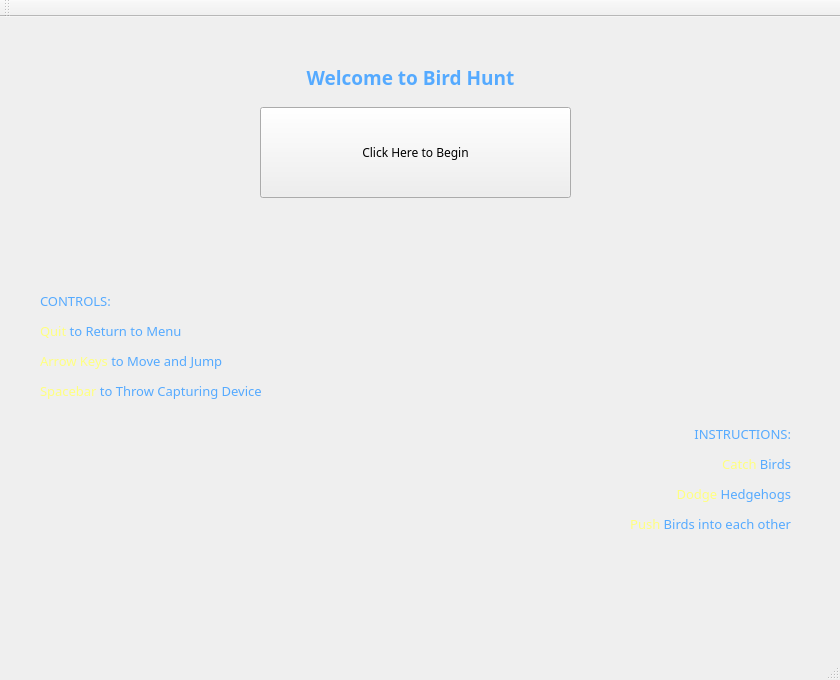
<?xml version="1.0" encoding="UTF-8"?>
<ui version="4.0">
 <class>MainWindow</class>
 <widget class="QMainWindow" name="MainWindow">
  <property name="geometry">
   <rect>
    <x>0</x>
    <y>0</y>
    <width>840</width>
    <height>680</height>
   </rect>
  </property>
  <property name="minimumSize">
   <size>
    <width>300</width>
    <height>300</height>
   </size>
  </property>
  <property name="windowTitle">
   <string>Flock Hunt</string>
  </property>
  <widget class="QWidget" name="centralWidget">
   <widget class="QPushButton" name="pushButton">
    <property name="geometry">
     <rect>
      <x>260</x>
      <y>90</y>
      <width>311</width>
      <height>91</height>
     </rect>
    </property>
    <property name="font">
     <font>
      <family>AR JULIAN</family>
     </font>
    </property>
    <property name="cursor">
     <cursorShape>PointingHandCursor</cursorShape>
    </property>
    <property name="mouseTracking">
     <bool>false</bool>
    </property>
    <property name="autoFillBackground">
     <bool>false</bool>
    </property>
    <property name="text">
     <string>Click Here to Begin</string>
    </property>
   </widget>
   <widget class="QLabel" name="label">
    <property name="geometry">
     <rect>
      <x>130</x>
      <y>30</y>
      <width>561</width>
      <height>61</height>
     </rect>
    </property>
    <property name="sizePolicy">
     <sizepolicy hsizetype="Expanding" vsizetype="Expanding">
      <horstretch>0</horstretch>
      <verstretch>0</verstretch>
     </sizepolicy>
    </property>
    <property name="font">
     <font>
      <family>AR JULIAN</family>
     </font>
    </property>
    <property name="cursor">
     <cursorShape>UpArrowCursor</cursorShape>
    </property>
    <property name="text">
     <string>&lt;html&gt;&lt;head/&gt;&lt;body&gt;&lt;p&gt;&lt;span style=&quot; font-size:14pt; font-weight:600; color:#55aaff;&quot;&gt;Welcome to Bird Hunt&lt;/span&gt;&lt;/p&gt;&lt;/body&gt;&lt;/html&gt;</string>
    </property>
    <property name="textFormat">
     <enum>Qt::AutoText</enum>
    </property>
    <property name="alignment">
     <set>Qt::AlignCenter</set>
    </property>
   </widget>
   <widget class="QLabel" name="label_2">
    <property name="geometry">
     <rect>
      <x>20</x>
      <y>20</y>
      <width>800</width>
      <height>600</height>
     </rect>
    </property>
    <property name="cursor">
     <cursorShape>CrossCursor</cursorShape>
    </property>
    <property name="text">
     <string/>
    </property>
    <property name="pixmap">
     <pixmap resource="res.qrc">:/pics/space.jpg</pixmap>
    </property>
    <property name="scaledContents">
     <bool>true</bool>
    </property>
    <property name="alignment">
     <set>Qt::AlignCenter</set>
    </property>
    <property name="wordWrap">
     <bool>false</bool>
    </property>
    <property name="openExternalLinks">
     <bool>false</bool>
    </property>
   </widget>
   <widget class="QLabel" name="label_3">
    <property name="geometry">
     <rect>
      <x>40</x>
      <y>190</y>
      <width>751</width>
      <height>411</height>
     </rect>
    </property>
    <property name="font">
     <font>
      <family>AR JULIAN</family>
      <pointsize>7</pointsize>
     </font>
    </property>
    <property name="cursor">
     <cursorShape>WhatsThisCursor</cursorShape>
    </property>
    <property name="text">
     <string>&lt;html&gt;&lt;head/&gt;&lt;body&gt;&lt;p&gt;&lt;span style=&quot; font-size:10pt; color:#55aaff;&quot;&gt;CONTROLS:&lt;/span&gt;&lt;/p&gt;&lt;p&gt;&lt;span style=&quot; font-size:10pt; color:#ffff7f;&quot;&gt;Quit&lt;/span&gt;&lt;span style=&quot; font-size:10pt; color:#55aaff;&quot;&gt; to Return to Menu&lt;/span&gt;&lt;/p&gt;&lt;p&gt;&lt;span style=&quot; font-size:10pt; color:#ffff7f;&quot;&gt;Arrow Keys&lt;/span&gt;&lt;span style=&quot; font-size:10pt; color:#55aaff;&quot;&gt; to Move and Jump&lt;/span&gt;&lt;/p&gt;&lt;p&gt;&lt;span style=&quot; font-size:10pt; color:#ffff7f;&quot;&gt;Spacebar&lt;/span&gt;&lt;span style=&quot; font-size:10pt; color:#55aaff;&quot;&gt; to Throw Capturing Device &lt;br/&gt;&lt;/span&gt;&lt;/p&gt;&lt;p align=&quot;right&quot;&gt;&lt;span style=&quot; font-size:10pt; color:#55aaff;&quot;&gt;INSTRUCTIONS:&lt;/span&gt;&lt;/p&gt;&lt;p align=&quot;right&quot;&gt;&lt;span style=&quot; font-size:10pt; color:#ffff7f;&quot;&gt;Catch&lt;/span&gt;&lt;span style=&quot; font-size:10pt; color:#55aaff;&quot;&gt; Birds&lt;/span&gt;&lt;/p&gt;&lt;p align=&quot;right&quot;&gt;&lt;span style=&quot; font-size:10pt; color:#ffff7f;&quot;&gt;Dodge&lt;/span&gt;&lt;span style=&quot; font-size:10pt; color:#55aaff;&quot;&gt; Hedgehogs&lt;/span&gt;&lt;/p&gt;&lt;p align=&quot;right&quot;&gt;&lt;span style=&quot; font-size:10pt; color:#ffff7f;&quot;&gt;Push&lt;/span&gt;&lt;span style=&quot; font-size:10pt; color:#55aaff;&quot;&gt; Birds into each other&lt;/span&gt;&lt;/p&gt;&lt;/body&gt;&lt;/html&gt;</string>
    </property>
   </widget>
   <zorder>label_2</zorder>
   <zorder>label</zorder>
   <zorder>label_3</zorder>
   <zorder>pushButton</zorder>
  </widget>
  <widget class="QMenuBar" name="menuBar">
   <property name="geometry">
    <rect>
     <x>0</x>
     <y>0</y>
     <width>840</width>
     <height>21</height>
    </rect>
   </property>
  </widget>
  <widget class="QToolBar" name="mainToolBar">
   <attribute name="toolBarArea">
    <enum>TopToolBarArea</enum>
   </attribute>
   <attribute name="toolBarBreak">
    <bool>false</bool>
   </attribute>
  </widget>
  <widget class="QStatusBar" name="statusBar"/>
 </widget>
 <layoutdefault spacing="6" margin="11"/>
 <resources>
  <include location="res.qrc"/>
 </resources>
 <connections>
  <connection>
   <sender>pushButton</sender>
   <signal>clicked()</signal>
   <receiver>MainWindow</receiver>
   <slot>easy_game_begin()</slot>
   <hints>
    <hint type="sourcelabel">
     <x>215</x>
     <y>151</y>
    </hint>
    <hint type="destinationlabel">
     <x>215</x>
     <y>84</y>
    </hint>
   </hints>
  </connection>
 </connections>
 <slots>
  <slot>easy_game_begin()</slot>
 </slots>
</ui>
